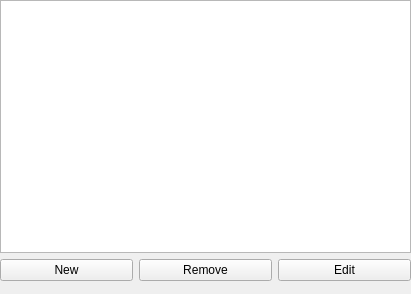
<?xml version="1.0" encoding="UTF-8"?>
<ui version="4.0">
 <class>Form</class>
 <widget class="QWidget" name="Form">
  <property name="geometry">
   <rect>
    <x>0</x>
    <y>0</y>
    <width>411</width>
    <height>294</height>
   </rect>
  </property>
  <property name="windowTitle">
   <string>Form</string>
  </property>
  <widget class="QWidget" name="">
   <property name="geometry">
    <rect>
     <x>0</x>
     <y>0</y>
     <width>411</width>
     <height>281</height>
    </rect>
   </property>
   <layout class="QVBoxLayout" name="verticalLayout">
    <item>
     <widget class="QTableWidget" name="table"/>
    </item>
    <item>
     <layout class="QHBoxLayout" name="horizontalLayout">
      <item>
       <widget class="QPushButton" name="new_button">
        <property name="text">
         <string>New</string>
        </property>
       </widget>
      </item>
      <item>
       <widget class="QPushButton" name="remove_button">
        <property name="text">
         <string>Remove</string>
        </property>
       </widget>
      </item>
      <item>
       <widget class="QPushButton" name="edit_button">
        <property name="text">
         <string>Edit</string>
        </property>
       </widget>
      </item>
     </layout>
    </item>
   </layout>
  </widget>
 </widget>
 <resources/>
 <connections/>
</ui>
